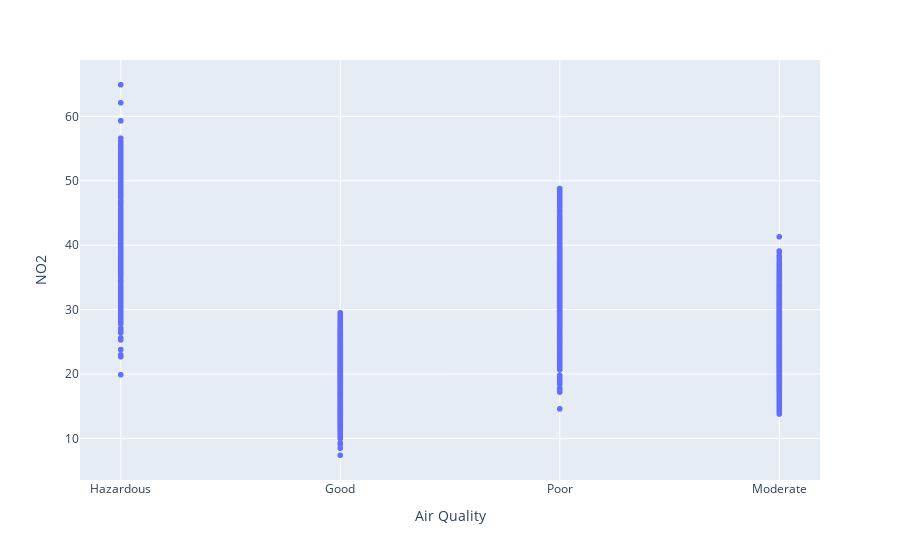

Here is the notebook cell this chart was saved with:
### Markdown cell above
### N02

### Code cell
fig = px.scatter(air_train, x="Air Quality", y="NO2")
fig.show()

### Figure 1 — Plotly figure (JSON) as saved in the notebook; plotly's stock layout.template omitted (floating-point values rounded to 4 significant figures; data arrays with more than 128 entries replaced by an {"elided": "..."} marker saying what was removed)
{"data": [{"hovertemplate": "Air Quality=%{x}<br>NO2=%{y}<extra></extra>", "legendgroup": "", "marker": {"color": "#636efa", "symbol": "circle"}, "mode": "markers", "name": "", "showlegend": false, "type": "scattergl", "x": {"elided": "3694 str values"}, "xaxis": "x", "y": {"elided": "3694 float values"}, "yaxis": "y"}], "layout": {"legend": {"tracegroupgap": 0}, "margin": {"t": 60}, "xaxis": {"anchor": "y", "domain": [0, 1], "title": {"text": "Air Quality"}}, "yaxis": {"anchor": "x", "domain": [0, 1], "title": {"text": "NO2"}}}}
